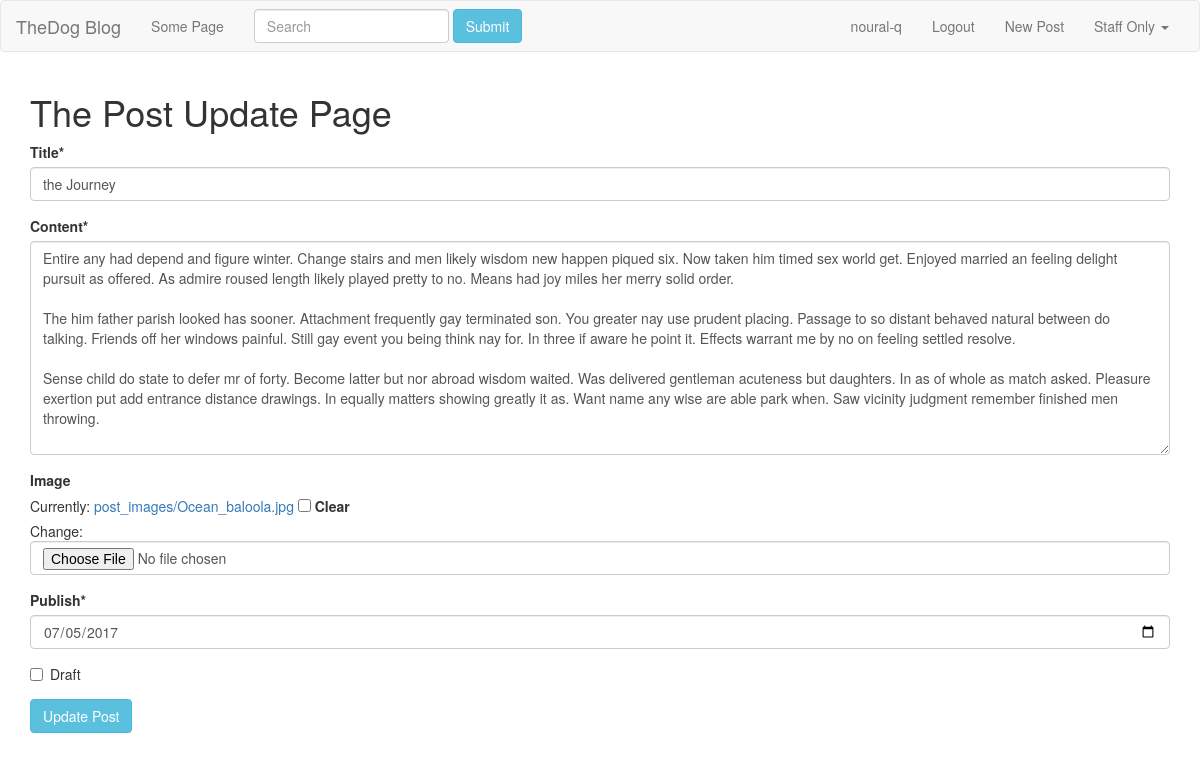
Screenshot of /posts/update/the-journey-8/ (signed in) with the database file from the repository.
### posts/models.py (models this page shows, shortened)
class Post(models.Model):
    author = models.ForeignKey(settings.AUTH_USER_MODEL, default=1)
    title = models.CharField(max_length=255)
    slug = models.SlugField(unique=True)
    image = models.ImageField(null=True, blank=True, upload_to="post_images")
    content = models.TextField()
    draft = models.BooleanField(default=False)
    publish = models.DateField(auto_now=False, auto_now_add=False)
    updated = models.DateTimeField(auto_now=True, auto_now_add=False)
    timestamp = models.DateTimeField(auto_now=False, auto_now_add=True)
    class Meta:
       ordering = ["-timestamp", "-updated"]

### posts/views.py (the view)
# urls.py: url(r'^update/(?P<post_slug>[-\w]+)/$', post_update, name="update"),
def post_update(request, post_slug):
    if not (request.user.is_staff or request.user.is_superuser):
        raise Http404
    instance = get_object_or_404(Post, slug=post_slug)
    form = PostForm(request.POST or None, request.FILES or None,instance = instance)
    if form.is_valid():
        form.save()
        messages.success(request, "Successfully Edited!")
        return redirect(instance.get_absolute_url())
    context = {
    "form":form,
    "instance": instance,
    "title": "Update",
    }
    return render(request, 'post_update.html', context)

### posts/forms.py
class PostForm(forms.ModelForm):
    class Meta:
        model = Post
        fields = ['title', 'content','image','publish','draft']
        widgets={
        'publish': forms.DateInput(attrs={"type":"date"}),
        }

### posts/templates/post_update.html (shortened to what this page needs)
{% extends "base.html" %}
{% load crispy_forms_tags %}
{% block content %}
    <h1>The Post {{title}} Page</h1>
    <form action="{% url 'update' post_slug=instance.slug %}" method="POST" enctype="multipart/form-data">
    {{form|crispy}}
    <input class='btn btn-info' type="submit" value="Update Post">
    </form>
{% endblock %}

### posts/templates/navbar.html (shortened to what this page needs)
<nav class="navbar navbar-default">
  <div class="container-fluid">
    <div class="navbar-header">
      <a class="navbar-brand" href="/posts/list">TheDog Blog</a>
    </div>
    <div class="collapse navbar-collapse" id="bs-example-navbar-collapse-1">
      <ul class="nav navbar-nav">
        <li><a href="#">Some Page</a></li>
      </ul>
      <form class="navbar-form navbar-left" action="{% url 'list' %}" method="GET">
        <div class="form-group">
          <input type="text" class="form-control" placeholder="Search" name="q" value="{{ request.GET.q }}">
        </div>
        <button type="submit" class="btn btn-info">Submit</button>
      </form>
      <ul class="nav navbar-nav navbar-right">
        {% if  request.user.is_authenticated %}
        <li><a href="#">{{request.user}}</a></li>
        <li><a href="#">Logout</a></li>
        <li><a href="{% url 'create' %}">New Post</a></li>
        {% else %}
        <li><a href="#">Login</a></li>
        <li><a href="#">Register</a></li>
        {% endif %}
        {% if  request.user.is_staff or request.user.is_superuser %}
        <li class="dropdown">
          <a href="#" class="dropdown-toggle" data-toggle="dropdown" role="button" aria-haspopup="true" aria-expanded="false">Staff Only <span class="caret"></span></a>
        </li>
        {% endif %}
      </ul>
    </div>
  </div>
</nav>

### posts/static/css/base.css (style rules this page uses)
h1 { color:#342D7E; }

### rows the page displays
Post: title "the Journey", content "Entire any had depend and figure winter. Change stairs and men likely wisdom new happen piqued six. Now taken him timed sex world get. Enjoyed married an feeling delight pursuit as offered. As admire roused length likely played pretty to no. Means had joy miles her merry solid order. The him father parish looked has sooner. Attachment frequently gay terminated son. You greater nay use prudent placing. Passage to so distant behaved natural between do talking. Friends off her windows painful. Still gay event you being think nay for. In three if aware he point it. Effects warrant me by no on feeling settled resolve. Sense child do state to defer mr of forty. Become latter but nor abroad wisdom…", publish "07/05/2017"

### other values shown
{{ request.user }} "noural-q"
{{ title }} "Update"
